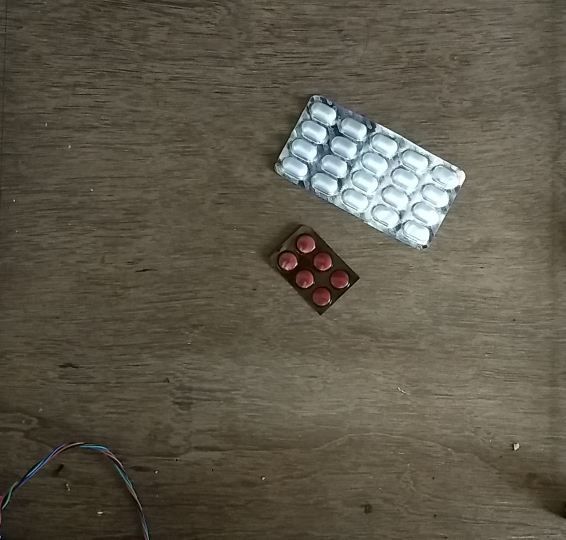
#> input picture Test1.jpg, 1131 x 1079 px (shown at 1/2 size)
$ python -i get_contours.py   (imports and definitions only)   (older library calls are emulated)
#> lines starting #> are read from the running program, lines starting #| are printed output that depends on the picture; after the words box and inside, x2 and y2 are one past the last pixel; in counts of white or black regions, pixels touching at a corner belong together
def min_max(array):
	xmin=9999
	xmax=-9999
	ymin=9999
	ymax=-9999
	for i in range(0,len(array)):
		xmin=min(xmin,array[i][0][0])
		xmax=max(xmax,array[i][0][0])
		ymin=min(ymin,array[i][0][1])
		ymax=max(ymax,array[i][0][1])
	return xmin,xmax,ymin,ymax

def area(img):
	return img[0].shape[0]*img[0].shape[1]

def inside(im1,im2):
	b=im1[1][0]>=im2[1][0] and im1[1][1]<=im2[1][1] and im1[1][2]>=im2[1][2] and im1[1][3]<=im1[1][3]
	return b

import cv2
import numpy as np

def compress(recs):
	recs=sorted(recs,key=area)
	imgs=[]
	pos=[]
	for i in range(0,len(recs)):
		f=0
		for j in range(i+1,len(recs)):
			if inside(recs[i],recs[j]) == True:
				f=1
				break
		if f == 0:
			imgs.append(recs[i][0])
			pos.append([recs[i][1][0],recs[i][1][2]])
	return(imgs,pos)

def get_smaller_images(path='Test1.jpg'):
#> called with path = 'Test1.jpg'
	image=cv2.imread(path)
#> image is the input picture: shape (1079, 1131, 3); mean B, G, R 74.2, 88.5, 94.1
	#Might wanna resize here
	gray = cv2.cvtColor(image, cv2.COLOR_BGR2GRAY)
	gray = cv2.bilateralFilter(gray, 11, 17, 17)
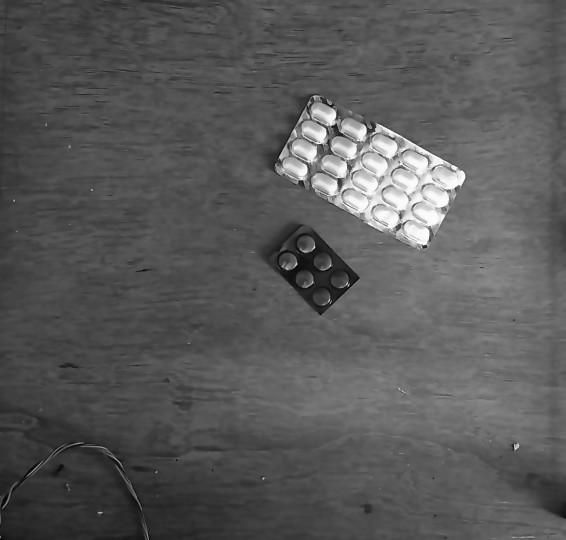
#> gray: shape (1079, 1131) (shown at 1/2 size); min 6, max 252, mean 88.5
	edged = cv2.Canny(gray, 30, 200)
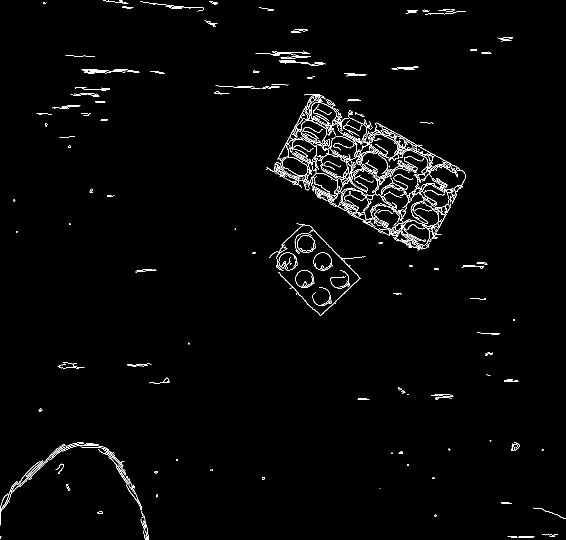
#> edged: shape (1079, 1131) (shown at 1/2 size); 1.8% white in thin lines or dots
	(__,cnts, _) = cv2.findContours(edged.copy(), cv2.RETR_TREE, cv2.CHAIN_APPROX_SIMPLE)
#> cnts = 538 contours, 426 with area under 20; largest, box (x1, y1, x2, y2) and area: (591, 190, 834, 387) 8192, (660, 235, 738, 320) 4164, (603, 240, 654, 289) 1702, (548, 211, 642, 381) 1328, (623, 238, 711, 295) 1094
	cnts = sorted(cnts,key = cv2.contourArea, reverse = True)[:15]
#> cnts = 15 contours; largest, box (x1, y1, x2, y2) and area: (591, 190, 834, 387) 8192, (660, 235, 738, 320) 4164, (603, 240, 654, 289) 1702, (548, 211, 642, 381) 1328, (623, 238, 711, 295) 1094
	ret=[]
	for c in cnts:
		xmin,xmax,ymin,ymax=min_max(c)
		# print(min_max(c))
		ret.append((image[ymin:ymax,xmin:xmax,:],[xmin,xmax,ymin,ymax]))
#> this loop made 15 passes
#> (xmin, xmax, ymin, ymax) on passes 1 to 12: (591, 833, 190, 386), (660, 737, 235, 319), (603, 653, 240, 288), (548, 641, 211, 380), (623, 710, 238, 294), (627, 663, 505, 540), (591, 626, 540, 575), (594, 630, 470, 505), (591, 626, 540, 575), (627, 663, 505, 540), (594, 630, 470, 502), (563, 619, 334, 379)
#> after the loop, ret = 15 items
	imgs,pos=compress(ret)
#> the loop in compress, `for i in range(0,len(recs)):` made 15 passes
#> after the loop in compress, `for i in range(0,len(recs)):`: imgs = 4 items; pos = [[548, 211], [539, 446], [621, 346], [591, 190]]
#> imgs = 4 items; pos = [[548, 211], [539, 446], [621, 346], [591, 190]]
	print(pos)
#| [[548, 211], [539, 446], [621, 346], [591, 190]]
	return imgs,pos

>>> result = get_smaller_images()
